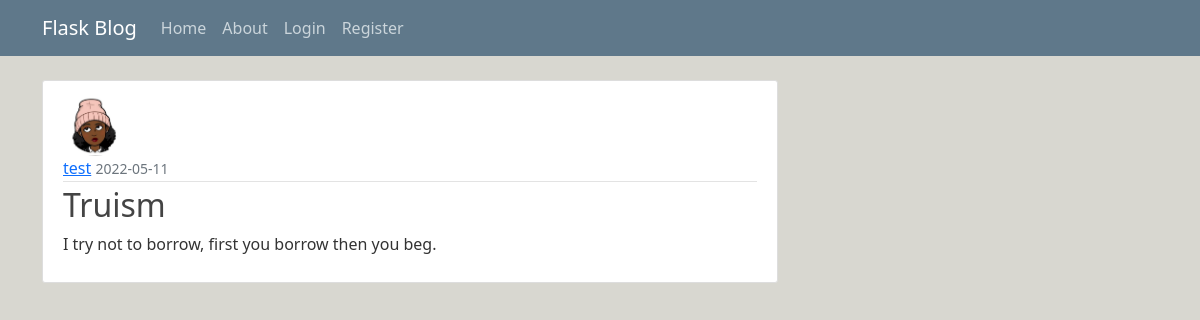
Page /post/9 on the committed database.
### pitch/models.py (models this page shows, shortened)
class User(db.Model, UserMixin):
  id = db.Column(db.Integer, primary_key=True)
  username = db.Column(db.String(20),unique=True, nullable=False)
  email = db.Column(db.String(120),unique=True, nullable=False)
  image_file = db.Column(db.String(20), nullable=False, default='default.jpg')
  password = db.Column(db.String(60),nullable=False)
  posts=db.relationship('Post',backref='author', lazy=True)

class Post(db.Model):
  id = db.Column(db.Integer, primary_key=True)
  title= db.Column(db.String(100),nullable=False)
  date_posted= db.Column(db.DateTime, nullable=False, default=datetime.utcnow)
  content= db.Column(db.Text,nullable=False)
  category = db.Column(db.Text, nullable=False)
  user_id= db.Column(db.Integer,db.ForeignKey('user.id'),nullable=False)

### pitch/routes.py (the view)
@app.route("/post/<int:post_id>")
def post(post_id):
    post = Post.query.get_or_404(post_id)
    return render_template('post.html', title=post.title, post=post)

### pitch/templates/post.html (shortened to what this page needs)
{% extends 'base.html'%}
{% block content %}
<article class="media content-section">
  <img class="rounded-circle article-img" src="{{ url_for('static', filename='images/' + post.author.image_file) }}">
  <div class="media-body">
    <div class="article-metadata">
      <a class="mr-2" href="#">{{ post.author.username }}</a>
      <small class="text-muted">{{ post.date_posted.strftime('%Y-%m-%d') }}</small>
    </div>
    <h2 class="article-title">{{ post.title }}</h2>
    <p class="article-content">{{ post.content }}</p>
  </div>
</article>
{% endblock content %}

### pitch/static/main.css (style rules this page uses)
body { background-color:#87846e51; color: #333333; margin-top: 5rem; }
h1, h2, h3, h4, h5, h6 { color: #444444; }
.content-section { background: #ffffff; padding: 10px 20px; border: 1px solid #dddddd; border-radius: 3px; margin-bottom: 20px; }
.article-title { color: #444444; }
.article-content { white-space: pre-line; }
.article-img { height: 65px; width: 65px; margin-right: 16px; }
.article-metadata { padding-bottom: 1px; margin-bottom: 4px; border-bottom: 1px solid #e3e3e3 }

### rows in the picture
User: image_file (picture), author.username "test"
Post: date_posted "2022-05-11", title "Truism", content "I try not to borrow, first you borrow then you beg."
